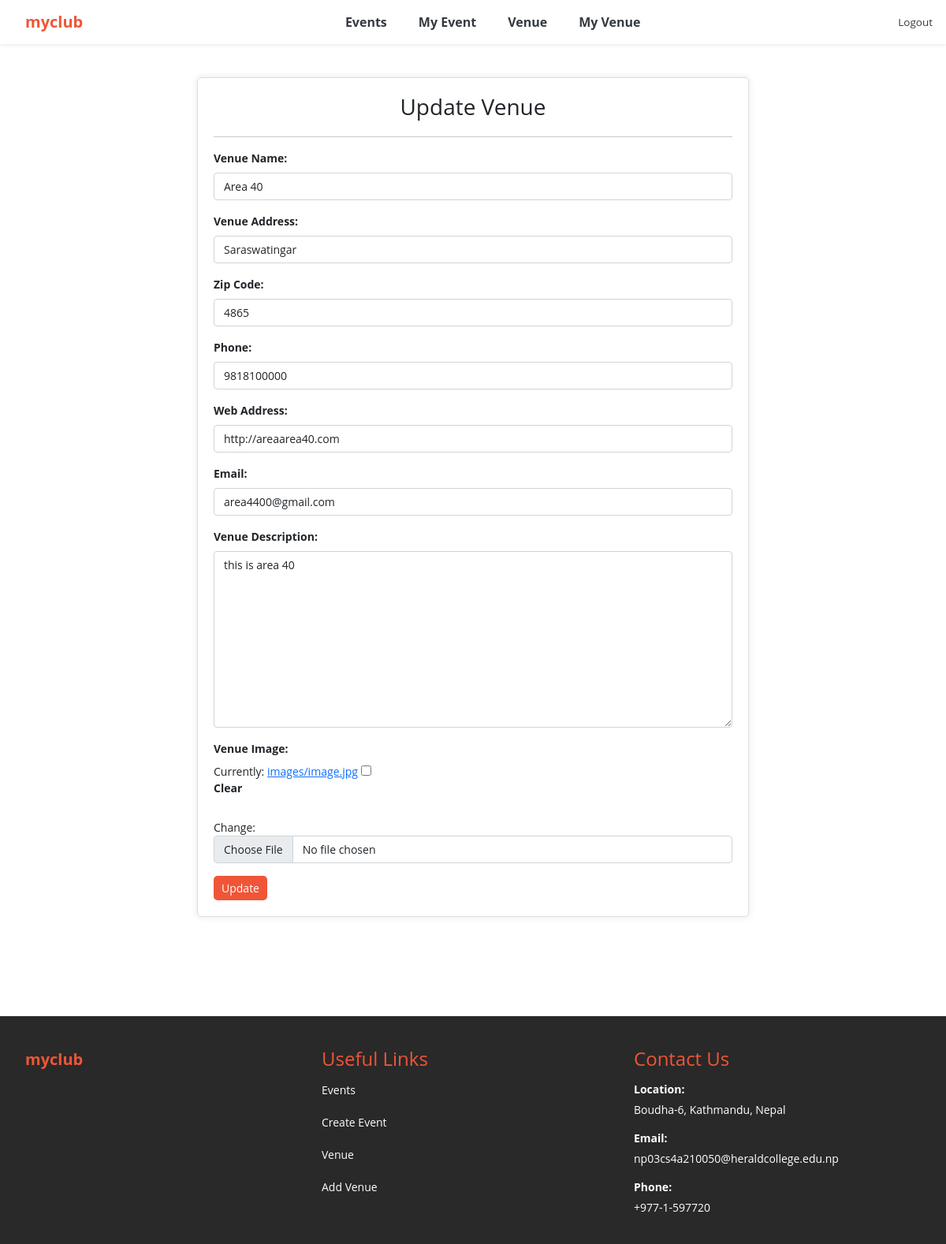
The page /update_venue/9 (signed in) on the database its author committed.
### events/models.py (models this page shows, shortened)
class Venue(models.Model):
	name = models.CharField('Venue Name', max_length=120)
	address = models.CharField(max_length=300)
	zip_code = models.CharField('Zip Code', max_length=15)
	phone = models.CharField('Contact Phone', max_length=25, blank=True)
	web = models.URLField('Website Address', blank=True)
	email_address = models.EmailField('Email Address', blank=True)
	owner = models.IntegerField("Venue Owner", blank=False, default=1)
	venue_description = models.TextField(blank=True)
	venue_image = models.ImageField(null=True, blank=True, upload_to="images/")
	class Meta:
		ordering = ['name']

### events/views.py (the view)
# urls.py: path('update_venue/<venue_id>', views.update_venue, name='update-venue'),
def update_venue(request, venue_id):
	venue = Venue.objects.get(pk=venue_id)
	form = VenueForm(request.POST or None, request.FILES or None, instance=venue)
	if form.is_valid():
		form.save()
		messages.success(request, ("Your venue has been updated"))
		return redirect('my_venues')
	return render(request, 'events/update_venue.html',
		{'venue': venue, 'form':form})

### events/forms.py
class VenueForm(ModelForm):
	class Meta:
		model = Venue
		fields = ('name', 'address', 'zip_code', 'phone', 'web', 'email_address', 'venue_description', 'venue_image')
		labels = {
			'name': 'Venue Name',
			'address': 'Venue Address',
			'zip_code': 'Zip Code',
			'phone': 'Phone',
			'web': 'Web Address',
			'email_address': 'Email',
			'venue_description': 'Venue Description',
			'venue_image': 'Venue Image',
		}
		widgets = {
			'name': forms.TextInput(attrs={'class':'form-control'}),
			'address': forms.TextInput(attrs={'class':'form-control'}),
			'zip_code': forms.TextInput(attrs={'class':'form-control'}),
			'phone': forms.TextInput(attrs={'class':'form-control'}),
			'web': forms.TextInput(attrs={'class':'form-control'}),
			'email_address': forms.EmailInput(attrs={'class':'form-control'}),
			'venue_description': forms.Textarea(attrs={'class':'form-control'}),
			'venue_image': forms.ClearableFileInput(attrs={'class': 'form-control'}),
		}

### events/templates/events/update_venue.html (shortened to what this page needs)
{% extends 'events/base.html' %}
{% block content %}
	{% if user.is_authenticated %}
		{% if user.id == venue.owner %}
		<br>
			<div class="form-container">
				<div class="heading-container">
		            <h3>Update Venue</h3>
		        </div>
				<hr>
				<form action="" class="custom-form" method=POST enctype="multipart/form-data">
					{{ form.as_p }}
					<input type="submit" value="Update" class="btn btn-custom">
				</form>
			</div>
			<br>
		{% endif %}
	{% else %}
		<h4>Sorry! You must be logged in to view this page</h4>
		<a href="{% url 'login' %}">Login Here</a>
		<br><br><br><br>
		<br><br><br>
	{% endif %}
{% endblock %}

### events/templates/events/base.html (style rules this page uses)
body { font-size: 14px; font-weight: 400; font-family: "Open Sans", sans-serif; background: #FFFFFF; }
label { display: block; margin-bottom: 8px; font-weight: bold; }
.heading-container { text-align: center; margin-bottom: 20px; }
.form-control { font-size: 14px; }
.form-container { max-width: 700px; margin: auto; padding: 20px; border: 1px solid #ddd; border-radius: 5px; box-shadow: 0 0 10px rgba(0, 0, 0, 0.1); }
.custom-form { max-width: 100%; margin: 0 auto; }
.btn-custom { font-size: 14px; color: #FFFFFF; background-color: #f05537; cursor: pointer; padding: 5px 10px; text-decoration: none; border: none; border-radius: 5px; }

### events/templates/events/navbar.html (style rules this page uses)
:root { --bs-primary: #f05537; --bs-orange: #d1410c; }

### rows shown on the page
Venue: name "Area 40", address "Saraswatingar", zip_code "4865", phone "9818100000", web "http://areaarea40.com", email_address "area4400@gmail.com", venue_description "this is area 40"
